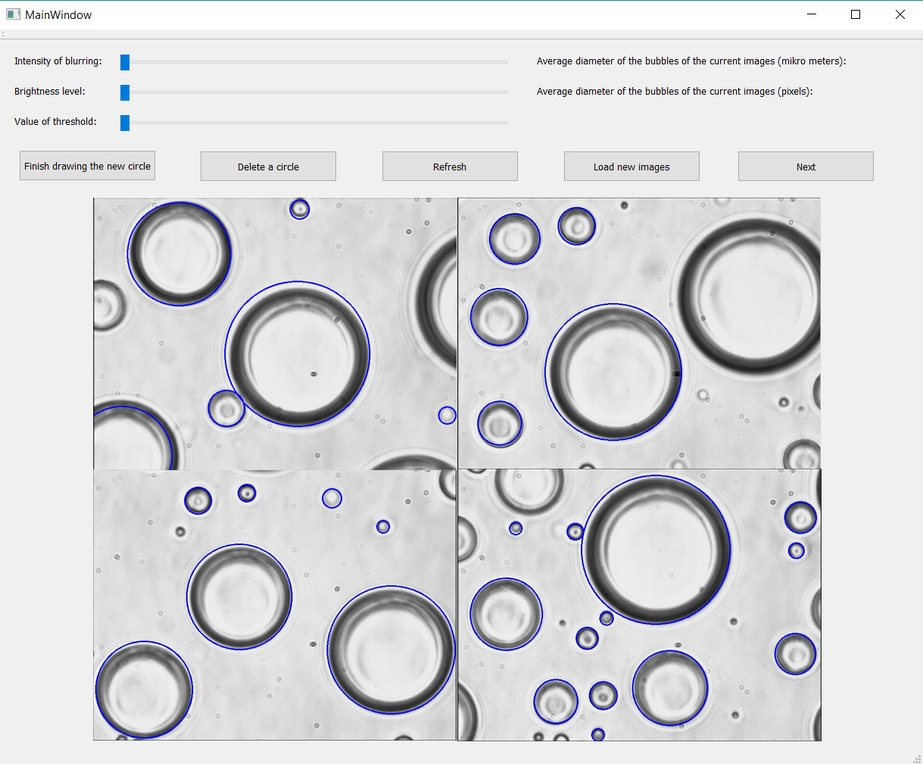
//> input picture Presentation_29_02/finishDrawingCircle.jpg, 923 x 764 px, shrunk from 1219 x 1009 before the run
$ ./V2 Presentation_29_02/finishDrawingCircle.jpg   (built with g++ and OpenCV 4)
//> lines starting //> are read from the running program, lines starting //| are printed output that depends on the picture; after the words box and inside, x2 and y2 are one past the last pixel; in counts of white or black regions, pixels touching at a corner belong together
#include <opencv2\opencv.hpp>   // opencv  library is included
#include <iostream> // standard C++ I/O
#include <cmath>

using namespace cv;  // OpenCV API is in the C++ "cv" namespace
using namespace std; // OpenCV API is in the C++ "std" namespace


Mat images, image, imagegray, threshold_output, backgroud;
int Total = 0, ave;


int Hough(int argc, char** argv) {
//> called with argc = 2

	medianBlur(imagegray, imagegray, 3);


	Mat eroded, dialated;
	Mat element = getStructuringElement(0, Size(7,7), Point(3, 3));


	erode(imagegray, eroded, element);
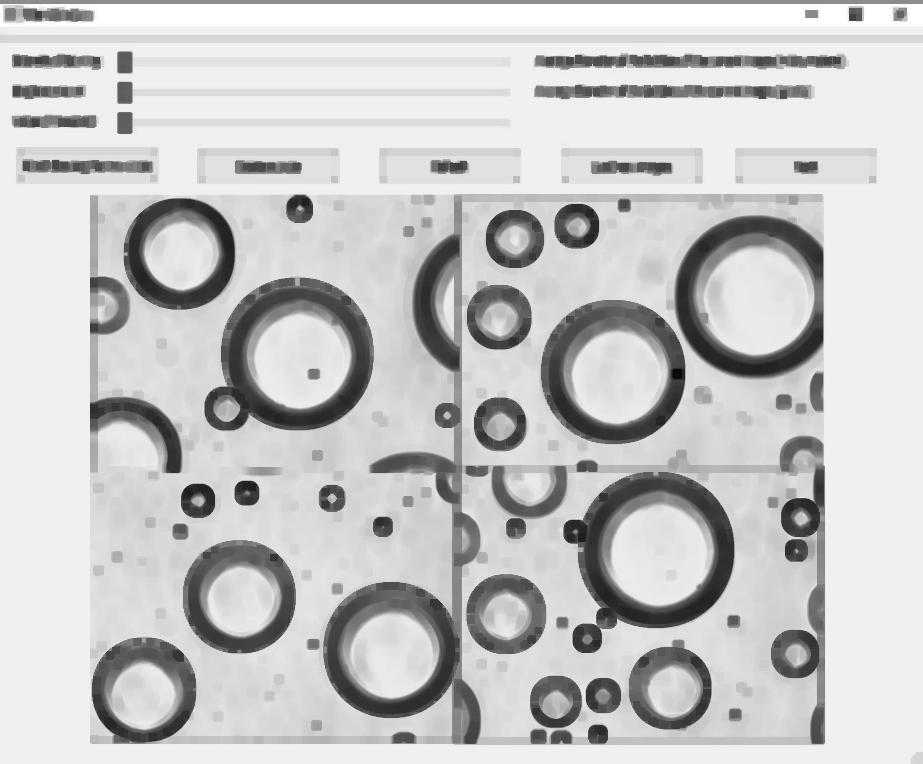
//> eroded: 764 rows x 923 cols, CV_8UC1; min 10, max 255, mean 198.3
	dilate(imagegray, dialated, element);
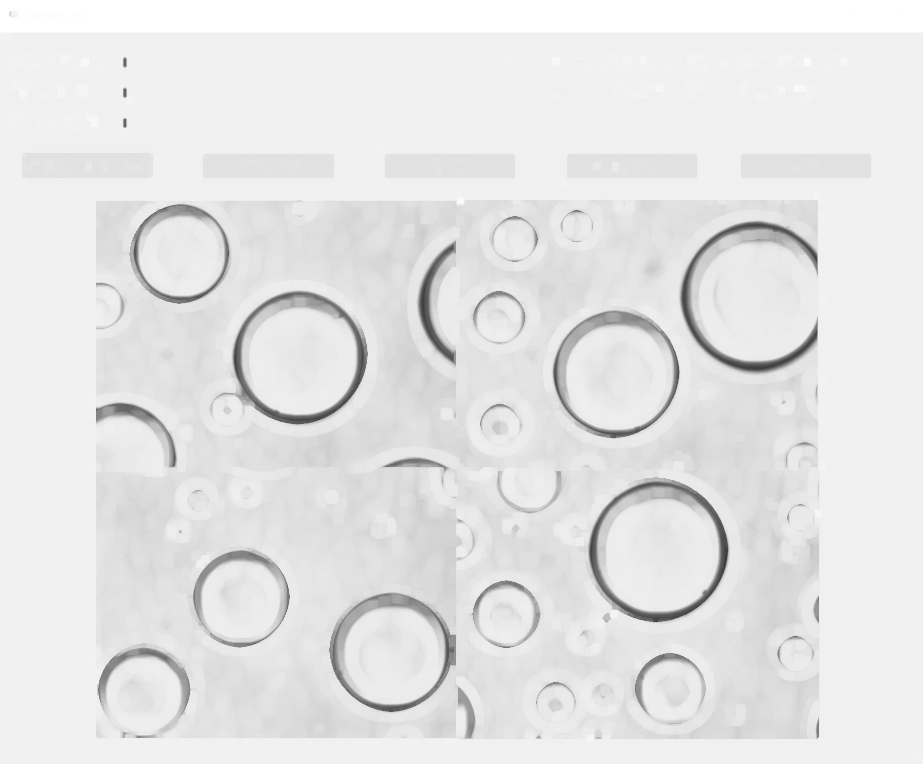
//> dialated: 764 rows x 923 cols, CV_8UC1; min 55, max 255, mean 228.9
	morphologyEx(imagegray, imagegray, 3, element);
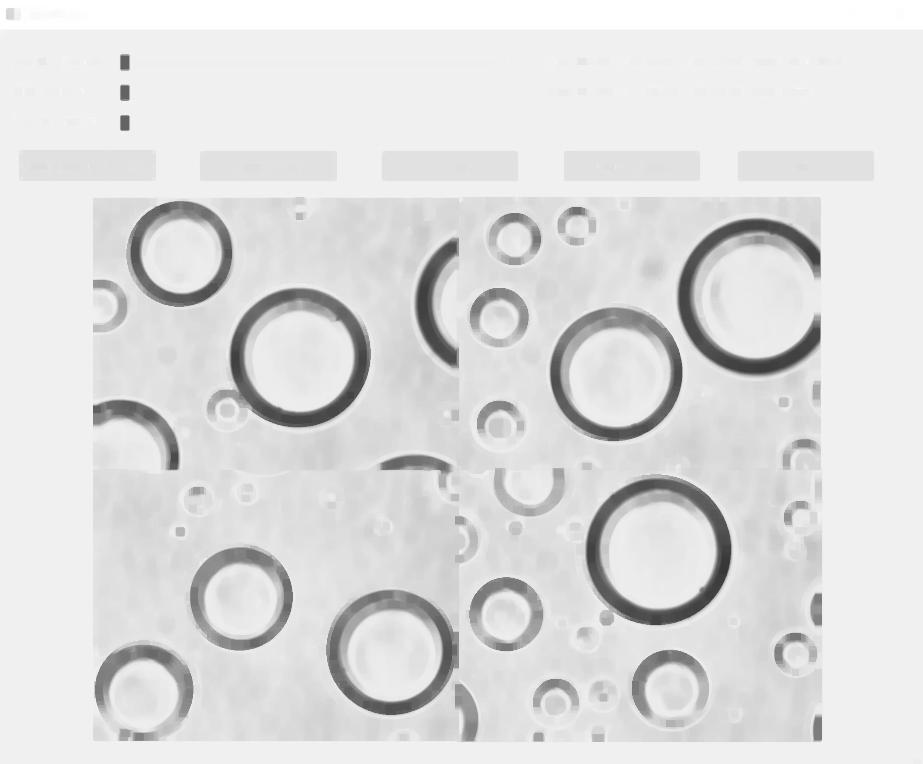
//> imagegray: 764 rows x 923 cols, CV_8UC1; min 55, max 255, mean 221.5


	vector<Vec3f> circles;
	HoughCircles(imagegray, circles, HOUGH_GRADIENT, 1, imagegray.rows / 16, 100,20, 10, 60 );
//> circles = 23 circles (x, y, radius), first 12: [615.5, 371.5, 54.8], [298.5, 356.5, 54.8], [143.5, 689.5, 49.3], [658.5, 550.5, 58.3], [180.5, 252.5, 40.8], [241.5, 596.5, 51.3], [390.5, 649.5, 50.8], [758.5, 300.5, 57.2], [506.5, 613.5, 37.1], [491.5, 301.5, 59.4], [119.5, 457.5, 58.3], [671.5, 690.5, 26.6]


	for (size_t i = 0; i < circles.size(); i++)
	{
		Point center(cvRound(circles[i][0]), cvRound(circles[i][1]));
		stringstream ss;
		ss << i + 1;
		putText(imagegray, ss.str(), center, 1, 1, Scalar(0, 0, 255), 2, 0);
		int radius = cvRound(circles[i][2]);
		// draw the circle center
		circle(imagegray, center, 3, Scalar(0, 255, 0), -1, 8, 0);
		// draw the circle outline
		circle(imagegray, center, radius, Scalar(0, 0, 255), 3, 8, 0);

	}
//> this loop made 23 passes
//> (center, radius) on passes 1 to 12: (Point(616, 372), 55), (Point(298, 356), 55), (Point(144, 690), 49), (Point(658, 550), 58), (Point(180, 252), 41), (Point(242, 596), 51), (Point(390, 650), 51), (Point(758, 300), 57), (Point(506, 614), 37), (Point(492, 302), 59), (Point(120, 458), 58), (Point(672, 690), 27)
//> pass 2, in Hough, `putText(imagegray, ss.str(), center, 1, 1, Scalar(0, 0, 255), 2, 0);`:
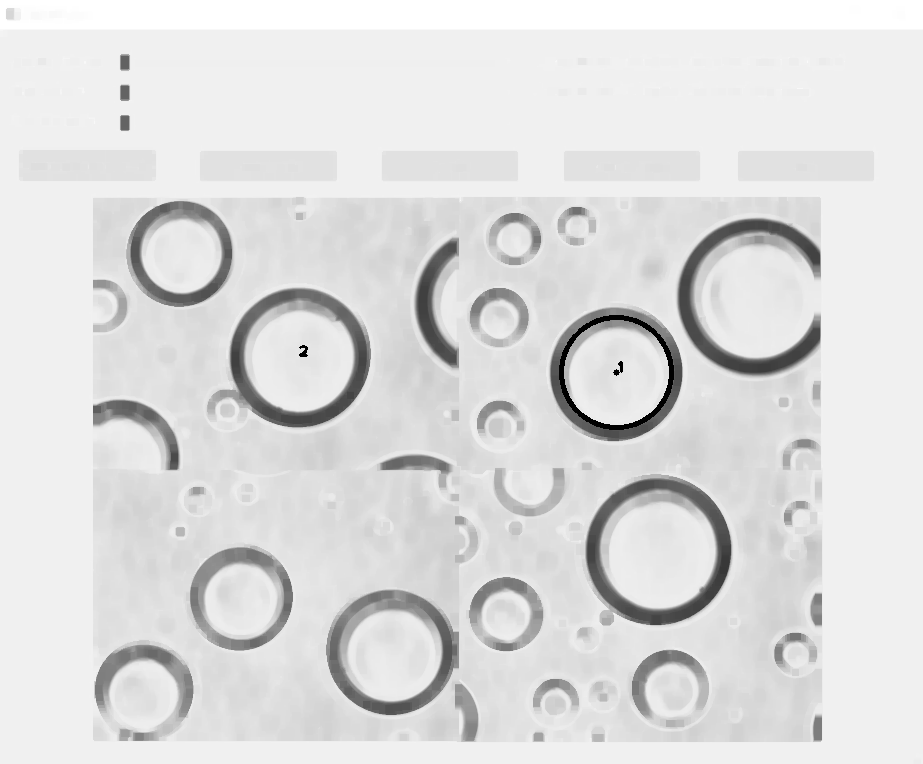
//> imagegray: 764 rows x 923 cols, CV_8UC1; min 0, max 255, mean 221.1
//> pass 3, in Hough, `putText(imagegray, ss.str(), center, 1, 1, Scalar(0, 0, 255), 2, 0);`:
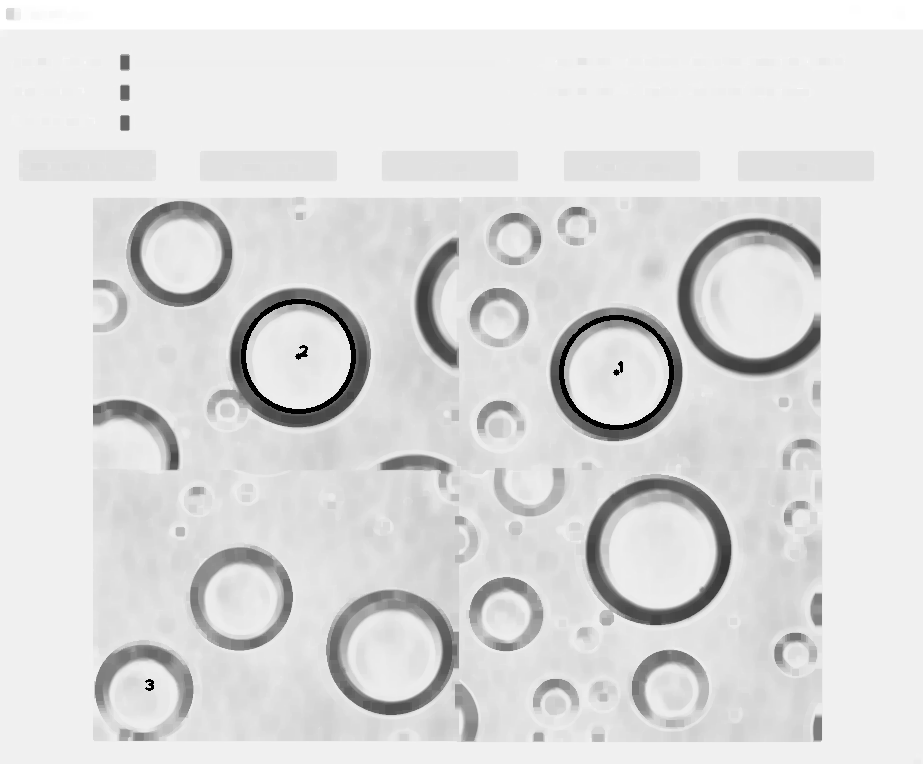
//> imagegray: 764 rows x 923 cols, CV_8UC1; 0.26% of pixels changed, all inside (x1, y1, x2, y2) = (145, 299, 356, 691)
//> after the loop:
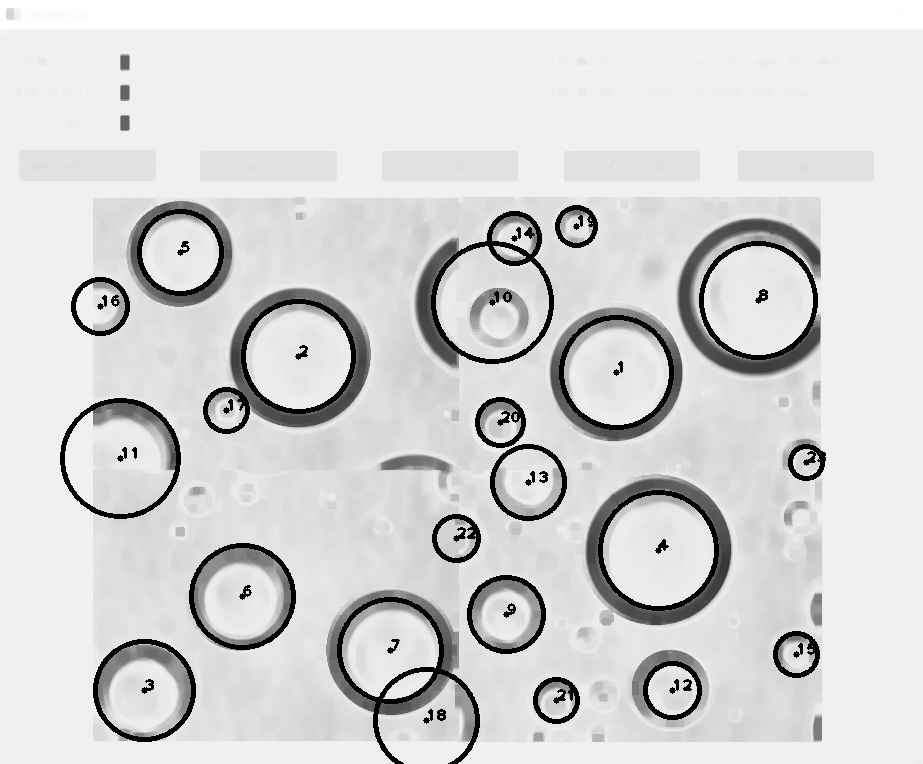
//> imagegray: 764 rows x 923 cols, CV_8UC1; 3.69% of pixels changed, all inside (x1, y1, x2, y2) = (60, 205, 826, 764)
	imshow("Hough Circles", imagegray);


	return 0;
}

int main(int argc, char** argv)
{


	for (int i = 1; i < argc; i++)
	{
		imagegray = imread(argv[i], 0);

		Hough(argc, argv);

		waitKey(0);

	}
	return(0);
}
